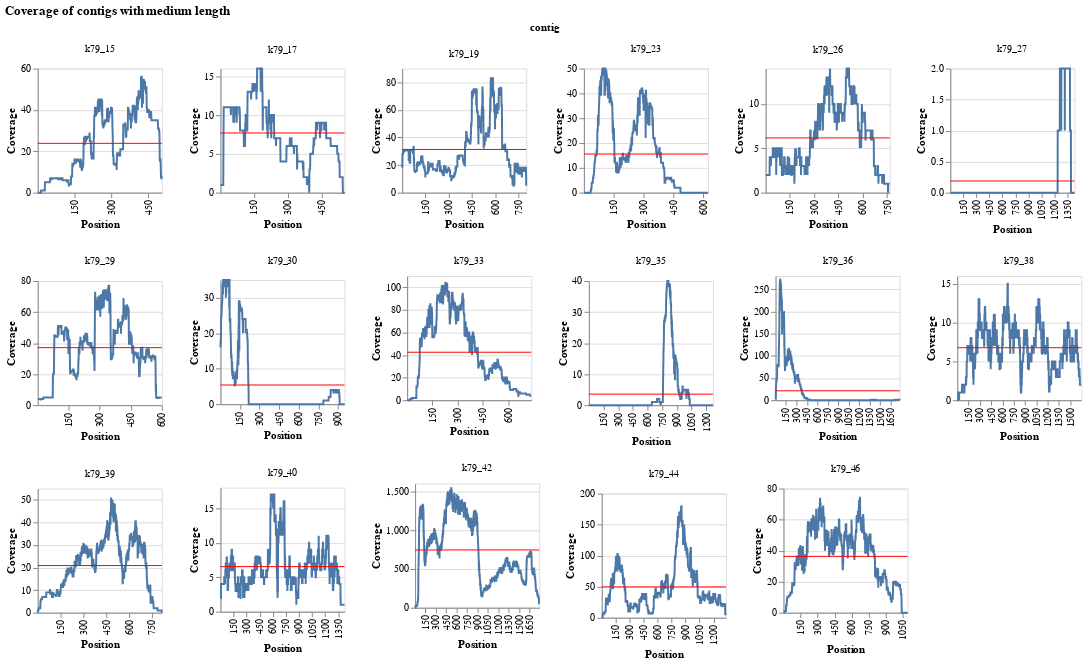

Write notebook code for a chart like this one.
### Code cell
test[1]

### Figure 1 — Vega-Lite specification as saved in the notebook (floating-point values rounded to 4 significant figures; data arrays with more than 128 entries replaced by an {"elided": "..."} marker saying what was removed)
{"config": {"view": {"continuousWidth": 400, "continuousHeight": 300}}, "data": {"name": "data-44ed67da0f346db1ce79eae50444a711"}, "facet": {"field": "contig", "type": "nominal"}, "spec": {"layer": [{"mark": "line", "encoding": {"x": {"axis": {"values": {"elided": "134 float values"}}, "field": "position", "type": "nominal"}, "y": {"field": "coverage", "type": "quantitative"}}, "height": 125, "width": 125}, {"mark": {"type": "rule", "color": "red"}, "encoding": {"y": {"aggregate": "mean", "field": "coverage", "type": "quantitative"}}, "height": 125, "width": 125}], "encoding": {"x": {"title": "Position"}, "y": {"title": "Coverage"}}}, "columns": 6, "resolve": {"scale": {"x": "independent", "y": "independent"}}, "title": "Coverage of contigs with medium length", "$schema": "https://vega.github.io/schema/vega-lite/v4.17.0.json", "datasets": {"data-44ed67da0f346db1ce79eae50444a711": {"elided": "18103 records"}}}
